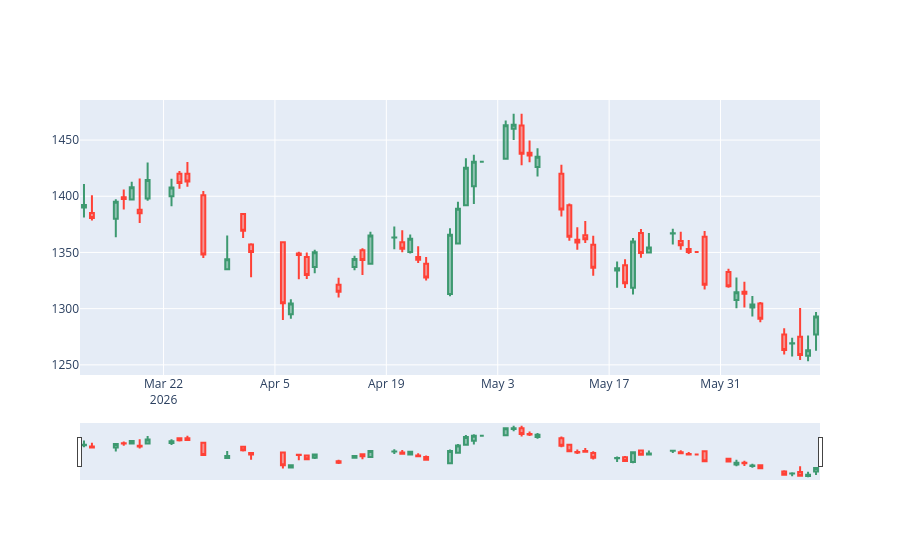

The notebook cell this image was saved under:
### Code cell
fig.add_trace(
    go.Candlestick(
        x=reliance.index,
        open=reliance["Open"],
        high=reliance["High"],
        low=reliance["Low"],
        close=reliance["Close"],
        name="Reliance"
    )
)
